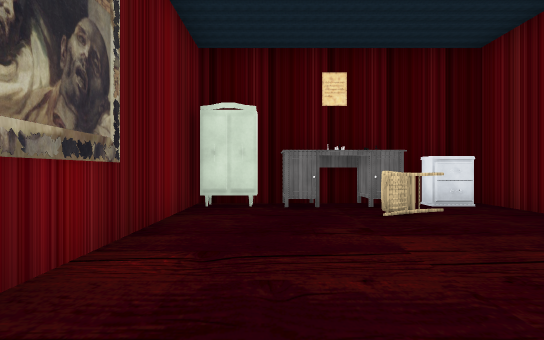
View 1 (above)

19 first-person views from a walk through a Unity game level. The camera is 1.5 m above the floor, looks level and sees 75° across. The floor is counted in squares, 2 m on a side. Each view is taken from the middle of a square. On the plan, view 1 faces up. The plan holds only what a view shows up to about 11 squares ahead; the rest is blank. The place goes on beyond the plan. The player character is not drawn. Some surface patterns are stand-ins.

View 2
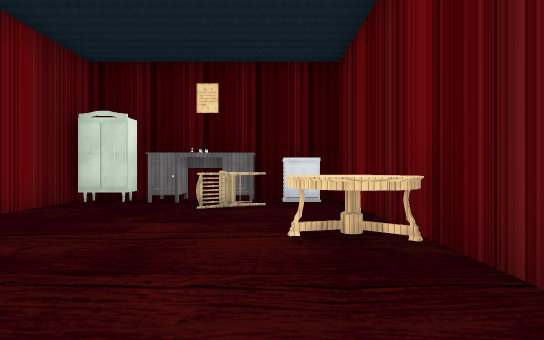

View 3
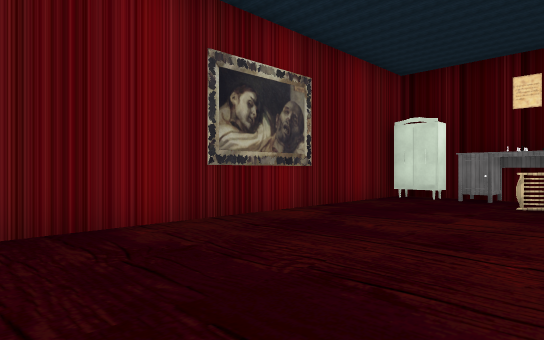

View 4
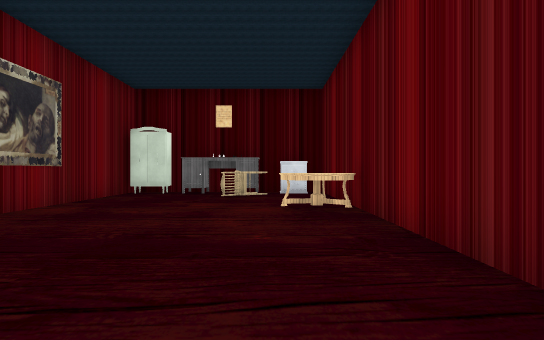

View 5
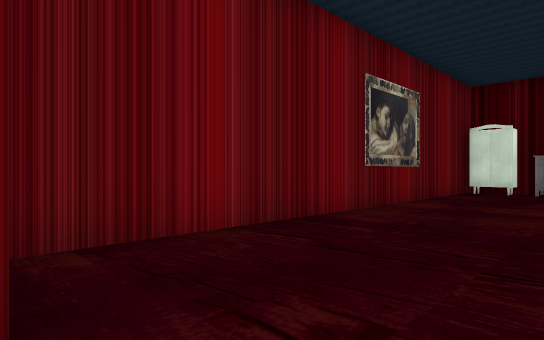

View 6
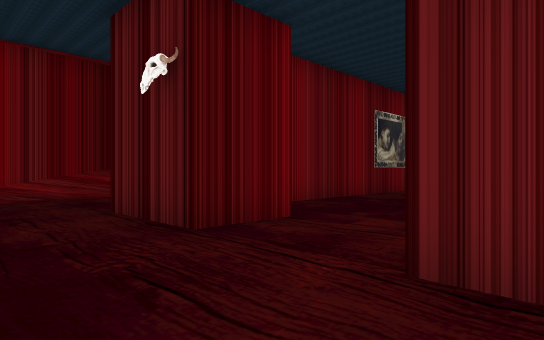

View 7
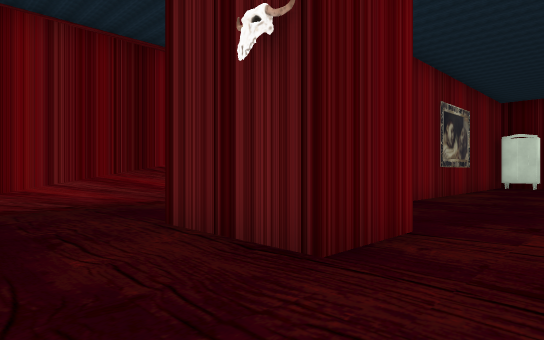

View 8
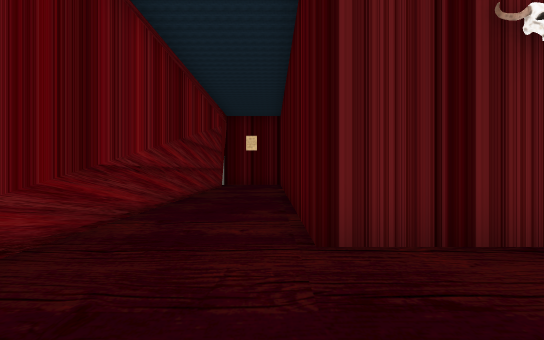

View 9
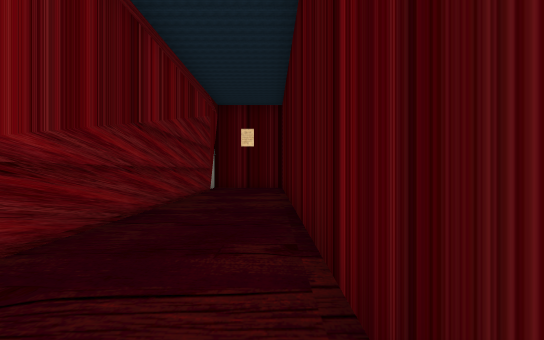

View 10
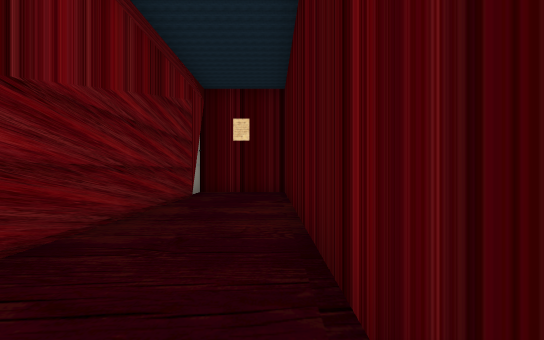

View 11
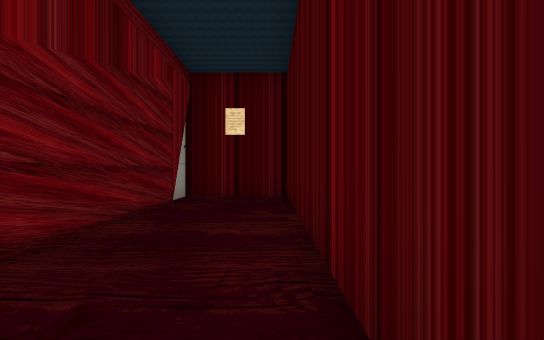

View 12
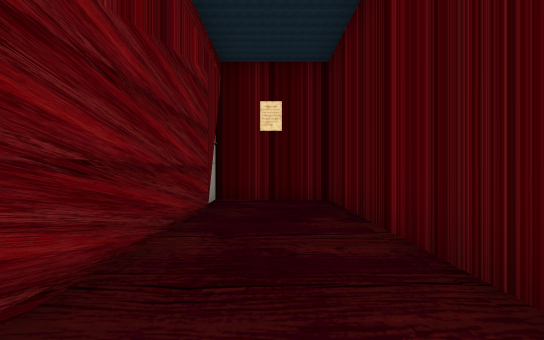

View 13
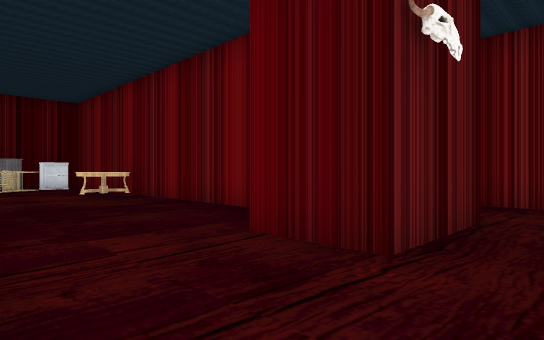

View 14
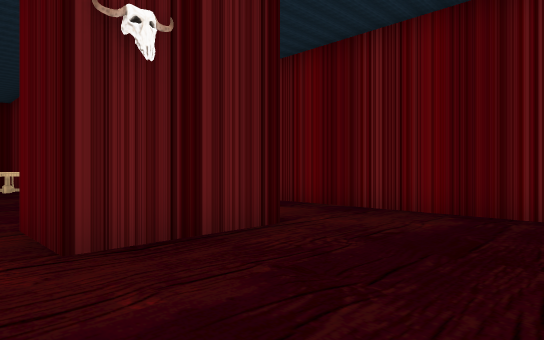

View 15
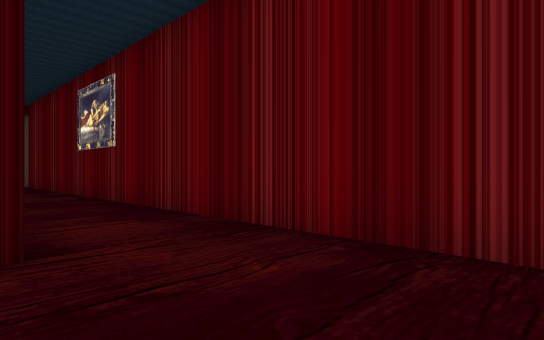

View 16
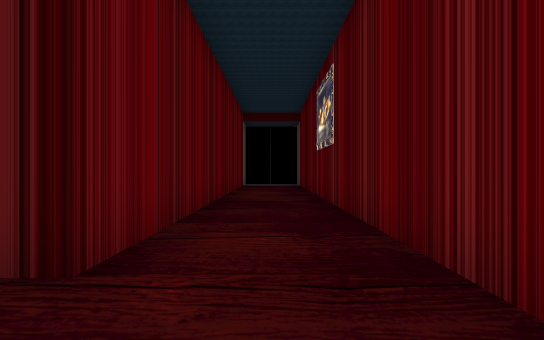

View 17
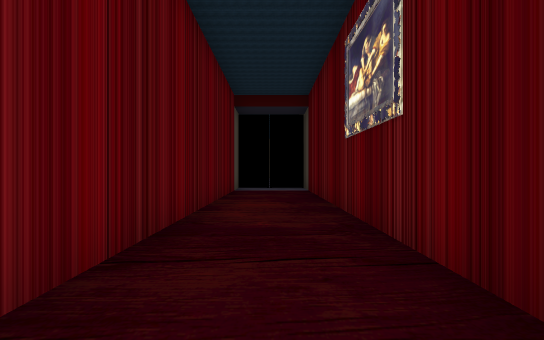

View 18
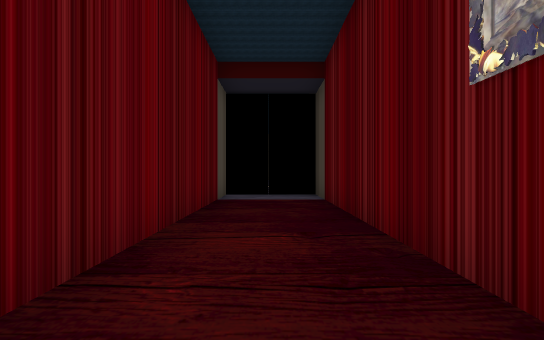

View 19
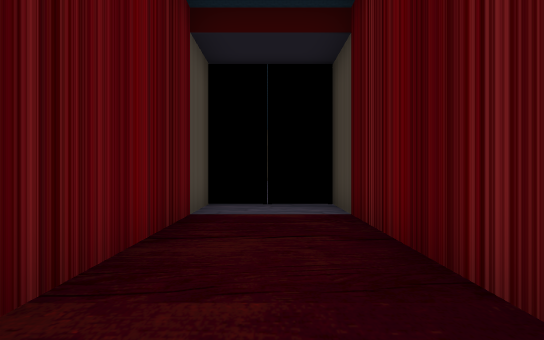

### Floor plan
Points are (right, up) in squares from view 1. A wall is a line through its corners. A room is listed if a view was taken in it or the views show most of it. See-through windows are left out.
Room 1 (views 1, 2, 3, 4)
walls: (4.7, -2.8) (4.7, 8) (4.2, 8); (1.6, 8) (0.8, 8); (3.4, 8) (2.8, 8); (0.5, 8) (-0.6, 8); (-1.7, 8) (-1.7, -4.5)
ways out: opening at (1.5, -5.5) to room 2
objects: closet (-1, 7); chair (2, 6) to (3, 6); other object (2, 7) to (2, 8); closet (3, 7) to (4, 7); table (4, 2) to (4, 3)
Room 2 (views 5, 6, 7, 8, 9, 10, 11, 12, 13, 14, 15, 16, 17, 18, 19)
walls: (0.2, -4.6) (0.2, -6.5) (-2.6, -6.5) (-2.6, 7.8); (8.3, -9.6) (8.3, 9.7) (6.9, 9.7); (-5.3, 6.6) (-5.3, -8.1); (-2.8, 8) (-5.3, 8) (-5.3, 6.8); (5.6, 9.6) (5.6, -6.5) (2.9, -6.5) (2.9, -4.6)
ways out: opening at (1.5, -5.5) to room 1

Positions as (right, up) in squares from view 1, and headings:
1: (0, 0), facing up
2: (3, -1), facing up
3: (3, -2), facing up-left
4: (3, -4), facing up
5: (2, -5), facing up-left
6: (4, -9), facing up-left
7: (2, -9), facing up-left
8: (-3, -10), facing up
9: (-3, -7), facing up
10: (-3, -4), facing up
11: (-3, -2), facing up
12: (-4, -1), facing up
13: (0, -8), facing up-right
14: (2, -10), facing up-right
15: (5, -10), facing up-right
16: (7, -9), facing up
17: (7, -5), facing up
18: (7, -1), facing up
19: (7, 2), facing up
